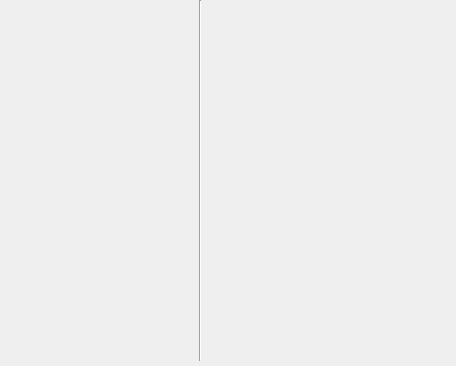
<?xml version="1.0" encoding="UTF-8"?>
<ui version="4.0">
 <class>Solve_r</class>
 <widget class="QWidget" name="Solve_r">
  <property name="geometry">
   <rect>
    <x>0</x>
    <y>0</y>
    <width>456</width>
    <height>366</height>
   </rect>
  </property>
  <property name="windowTitle">
   <string>Form</string>
  </property>
  <widget class="Line" name="line">
   <property name="geometry">
    <rect>
     <x>190</x>
     <y>0</y>
     <width>20</width>
     <height>361</height>
    </rect>
   </property>
   <property name="orientation">
    <enum>Qt::Orientation::Vertical</enum>
   </property>
  </widget>
 </widget>
 <resources/>
 <connections/>
</ui>
